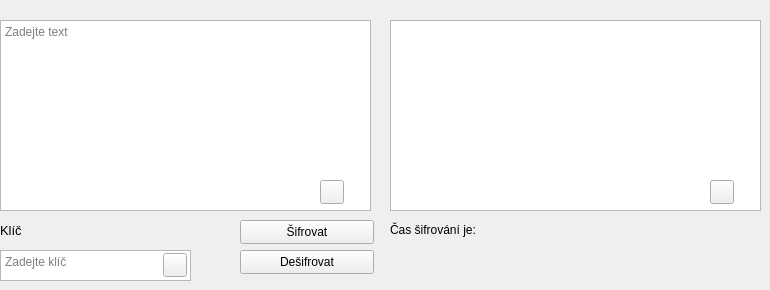
    <widget class="QWidget" name="tab_2">
     <attribute name="title">
      <string>Vigenèrova šifra</string>
     </attribute>
     <widget class="QLabel" name="label_6">
      <property name="geometry">
       <rect>
        <x>390</x>
        <y>220</y>
        <width>351</width>
        <height>20</height>
       </rect>
      </property>
      <property name="text">
       <string>Čas šifrování je:</string>
      </property>
     </widget>
     <widget class="QTextBrowser" name="textBrowser_2">
      <property name="geometry">
       <rect>
        <x>390</x>
        <y>20</y>
        <width>371</width>
        <height>191</height>
       </rect>
      </property>
      <property name="cursor" stdset="0">
       <cursorShape>IBeamCursor</cursorShape>
      </property>
     </widget>
     <widget class="QTextEdit" name="textEdit_2">
      <property name="geometry">
       <rect>
        <x>0</x>
        <y>20</y>
        <width>371</width>
        <height>191</height>
       </rect>
      </property>
      <property name="cursor" stdset="0">
       <cursorShape>IBeamCursor</cursorShape>
      </property>
      <property name="markdown">
       <string/>
      </property>
      <property name="html">
       <string>&lt;!DOCTYPE HTML PUBLIC &quot;-//W3C//DTD HTML 4.0//EN&quot; &quot;http://www.w3.org/TR/REC-html40/strict.dtd&quot;&gt;
&lt;html&gt;&lt;head&gt;&lt;meta name=&quot;qrichtext&quot; content=&quot;1&quot; /&gt;&lt;meta charset=&quot;utf-8&quot; /&gt;&lt;style type=&quot;text/css&quot;&gt;
p, li { white-space: pre-wrap; }
hr { height: 1px; border-width: 0; }
li.unchecked::marker { content: &quot;\2610&quot;; }
li.checked::marker { content: &quot;\2612&quot;; }
&lt;/style&gt;&lt;/head&gt;&lt;body style=&quot; font-family:'Segoe UI'; font-size:9pt; font-weight:400; font-style:normal;&quot;&gt;
&lt;p style=&quot;-qt-paragraph-type:empty; margin-top:0px; margin-bottom:0px; margin-left:0px; margin-right:0px; -qt-block-indent:0; text-indent:0px;&quot;&gt;&lt;br /&gt;&lt;/p&gt;&lt;/body&gt;&lt;/html&gt;</string>
      </property>
      <property name="placeholderText">
       <string>Zadejte text</string>
      </property>
     </widget>
     <widget class="QPushButton" name="pushButton_2">
      <property name="geometry">
       <rect>
        <x>240</x>
        <y>220</y>
        <width>134</width>
        <height>24</height>
       </rect>
      </property>
      <property name="cursor">
       <cursorShape>PointingHandCursor</cursorShape>
      </property>
      <property name="text">
       <string>Šifrovat</string>
      </property>
     </widget>
     <widget class="QTextEdit" name="textEdit_3">
      <property name="geometry">
       <rect>
        <x>0</x>
        <y>250</y>
        <width>191</width>
        <height>31</height>
       </rect>
      </property>
      <property name="cursor" stdset="0">
       <cursorShape>IBeamCursor</cursorShape>
      </property>
      <property name="markdown">
       <string/>
      </property>
      <property name="html">
       <string>&lt;!DOCTYPE HTML PUBLIC &quot;-//W3C//DTD HTML 4.0//EN&quot; &quot;http://www.w3.org/TR/REC-html40/strict.dtd&quot;&gt;
&lt;html&gt;&lt;head&gt;&lt;meta name=&quot;qrichtext&quot; content=&quot;1&quot; /&gt;&lt;meta charset=&quot;utf-8&quot; /&gt;&lt;style type=&quot;text/css&quot;&gt;
p, li { white-space: pre-wrap; }
hr { height: 1px; border-width: 0; }
li.unchecked::marker { content: &quot;\2610&quot;; }
li.checked::marker { content: &quot;\2612&quot;; }
&lt;/style&gt;&lt;/head&gt;&lt;body style=&quot; font-family:'Segoe UI'; font-size:9pt; font-weight:400; font-style:normal;&quot;&gt;
&lt;p style=&quot;-qt-paragraph-type:empty; margin-top:0px; margin-bottom:0px; margin-left:0px; margin-right:0px; -qt-block-indent:0; text-indent:0px;&quot;&gt;&lt;br /&gt;&lt;/p&gt;&lt;/body&gt;&lt;/html&gt;</string>
      </property>
      <property name="placeholderText">
       <string>Zadejte klíč</string>
      </property>
     </widget>
     <widget class="QLabel" name="label_7">
      <property name="geometry">
       <rect>
        <x>0</x>
        <y>220</y>
        <width>181</width>
        <height>21</height>
       </rect>
      </property>
      <property name="text">
       <string>&lt;!DOCTYPE HTML PUBLIC &quot;-//W3C//DTD HTML 4.0//EN&quot; &quot;http://www.w3.org/TR/REC-html40/strict.dtd&quot;&gt;
&lt;html&gt;&lt;head&gt;&lt;meta name=&quot;qrichtext&quot; content=&quot;1&quot; /&gt;&lt;meta charset=&quot;utf-8&quot; /&gt;&lt;style type=&quot;text/css&quot;&gt;
p, li { white-space: pre-wrap; }
hr { height: 1px; border-width: 0; }
li.unchecked::marker { content: &quot;\2610&quot;; }
li.checked::marker { content: &quot;\2612&quot;; }
&lt;/style&gt;&lt;/head&gt;&lt;body style=&quot; font-family:'Segoe UI'; font-size:9pt; font-weight:400; font-style:normal;&quot;&gt;
&lt;p style=&quot; margin-top:0px; margin-bottom:0px; margin-left:0px; margin-right:0px; -qt-block-indent:0; text-indent:0px;&quot;&gt;&lt;span style=&quot; font-size:10pt;&quot;&gt;Klíč&lt;/span&gt;&lt;/p&gt;&lt;/body&gt;&lt;/html&gt;</string>
      </property>
     </widget>
     <widget class="QPushButton" name="pushButton_3">
      <property name="geometry">
       <rect>
        <x>240</x>
        <y>250</y>
        <width>134</width>
        <height>24</height>
       </rect>
      </property>
      <property name="cursor">
       <cursorShape>PointingHandCursor</cursorShape>
      </property>
      <property name="text">
       <string>Dešifrovat</string>
      </property>
     </widget>
     <widget class="QPushButton" name="pushButton_5">
      <property name="geometry">
       <rect>
        <x>320</x>
        <y>180</y>
        <width>24</width>
        <height>24</height>
       </rect>
      </property>
      <property name="cursor">
       <cursorShape>PointingHandCursor</cursorShape>
      </property>
      <property name="text">
       <string/>
      </property>
      <property name="icon">
       <iconset resource="Photo.qrc">
        <normaloff>:/img/img/copy-svgrepo-com.svg</normaloff>:/img/img/copy-svgrepo-com.svg</iconset>
      </property>
     </widget>
     <widget class="QPushButton" name="pushButton_6">
      <property name="geometry">
       <rect>
        <x>710</x>
        <y>180</y>
        <width>24</width>
        <height>24</height>
       </rect>
      </property>
      <property name="cursor">
       <cursorShape>PointingHandCursor</cursorShape>
      </property>
      <property name="text">
       <string/>
      </property>
      <property name="icon">
       <iconset resource="Photo.qrc">
        <normaloff>:/img/img/copy-svgrepo-com.svg</normaloff>:/img/img/copy-svgrepo-com.svg</iconset>
      </property>
     </widget>
     <widget class="QPushButton" name="pushButton_7">
      <property name="geometry">
       <rect>
        <x>163</x>
        <y>253</y>
        <width>24</width>
        <height>24</height>
       </rect>
      </property>
      <property name="cursor">
       <cursorShape>PointingHandCursor</cursorShape>
      </property>
      <property name="text">
       <string/>
      </property>
      <property name="icon">
       <iconset resource="Photo.qrc">
        <normaloff>:/img/img/copy-svgrepo-com.svg</normaloff>:/img/img/copy-svgrepo-com.svg</iconset>
      </property>
     </widget>
    </widget>
